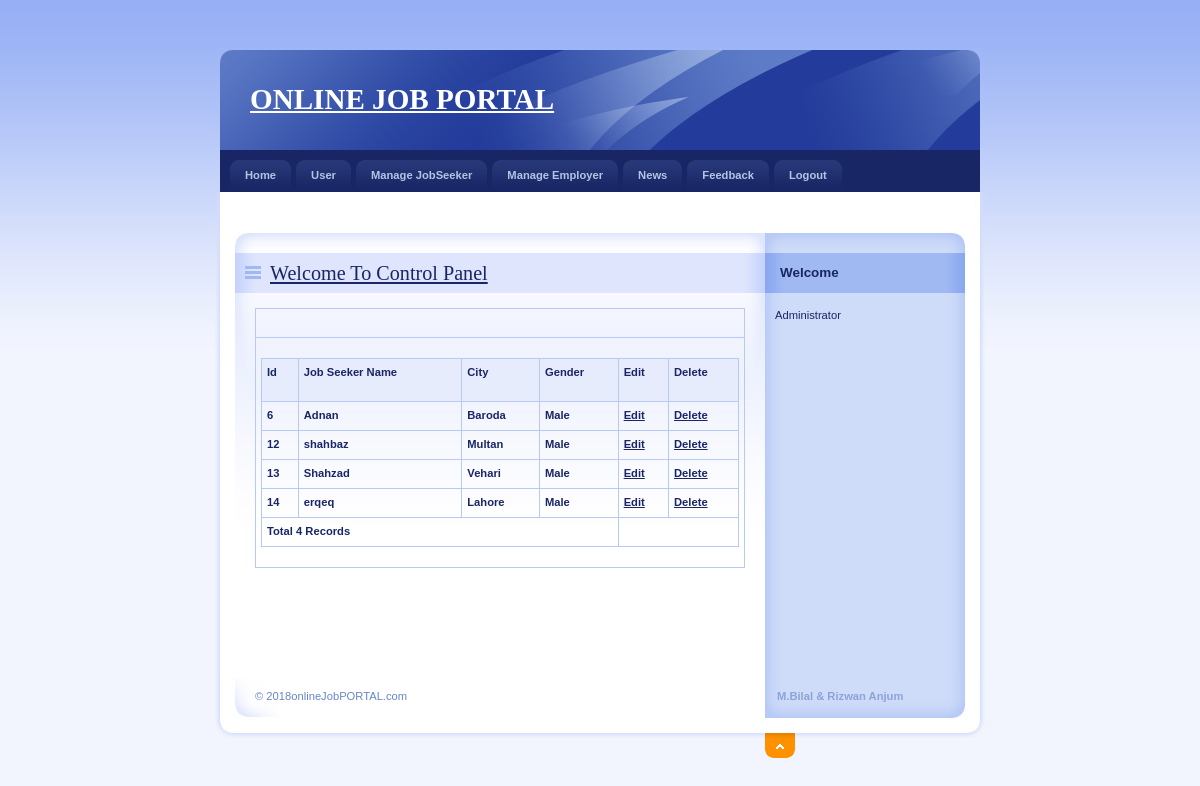
Screenshot of /Admin/viewJobseeker.php with the database file from the repository.
### tables this page shows
CREATE TABLE `jobseeker_reg` (
  `JobSeekId` int(11) NOT NULL,
  `JobSeekerName` varchar(20) NOT NULL,
  `Address` varchar(100) NOT NULL,
  `City` varchar(20) NOT NULL,
  `Email` varchar(40) NOT NULL,
  `Mobile` bigint(20) NOT NULL,
  `Qualification` varchar(20) NOT NULL,
  `Gender` varchar(10) NOT NULL,
  `BirthDate` date NOT NULL,
  `Resume` varchar(200) NOT NULL,
  `Status` varchar(10) NOT NULL,
  `UserName` varchar(20) NOT NULL,
  `Password` varchar(20) NOT NULL,
  `Question` varchar(100) NOT NULL,
  `Answer` varchar(50) NOT NULL
);

### Admin/viewJobseeker.php (the view, shortened to what this page needs)
<!DOCTYPE html PUBLIC "-//W3C//DTD XHTML 1.0 Strict//EN" "http://www.w3.org/TR/xhtml1/DTD/xhtml1-strict.dtd">
<html xmlns="http://www.w3.org/1999/xhtml" xml:lang="cs" lang="cs">
<head>
    <link rel="stylesheet" media="screen,projection" type="text/css" href="./css/main.css" />
    <link rel="stylesheet" media="print" type="text/css" href="./css/print.css" />
    <link rel="stylesheet" media="aural" type="text/css" href="./css/aural.css" />
</head>
<body id="www-url-cz">
<div id="main" class="box">
<?php
include "Header.php"
?>
<?php
include "menu.php"
?>
    <div id="page" class="box">
    <div id="page-in" class="box">
        <div id="strip" class="box noprint">
            <p id="breadcrumbs">&nbsp;</p>
        </div>
        <div id="content">
            <div class="article">
                <h2><span><a href="#">Welcome To Control Panel</a></span></h2>
                <table width="100%" border="0" cellspacing="0" cellpadding="0">
                  <tr>
                    <td>&nbsp;</td>
                  </tr>
                  <tr>
                    <td><table width="100%" border="1" bordercolor="#1CB5F1" >
                      <tr>
                        <th height="32" bgcolor="#1CB5F1" class="style3"><div align="left" class="style9 style5"><strong>Id</strong></div></th>
                        <th bgcolor="#1CB5F1" class="style3"><div align="left" class="style9 style5"><strong>Job Seeker Name</strong></div></th>
                         <th bgcolor="#1CB5F1" class="style3"><div align="left" class="style9 style5"><strong>City</strong></div></th>
                        <th bgcolor="#1CB5F1" class="style3"><div align="left" class="style12">Gender</div></th>
                         <th bgcolor="#1CB5F1" class="style3"><div align="left" class="style9 style5"><strong>Edit</strong></div></th>
                          <th bgcolor="#1CB5F1" class="style3"><div align="left" class="style9 style5"><strong>Delete</strong></div></th>
                      </tr>
                      <?php
$con = mysqli_connect("localhost","root","");
mysqli_select_db($con,"job");
$sql = "select * from JobSeeker_Reg ";
$result = mysqli_query($con,$sql);
while($row = mysqli_fetch_array($result))
{
$Id=$row['JobSeekId'];
$Name=$row['JobSeekerName'];
$City=$row['City'];
$Gender=$row['Gender'];
?>
                      <tr>
                        <td class="style3"><div align="left" class="style9 style5"><strong><?php echo $Id;?></strong></div></td>
                        <td class="style3"><div align="left" class="style9 style5"><strong><?php echo $Name;?></strong></div></td>
                         <td class="style3"><div align="left" class="style9 style5"><strong><?php echo $City;?></strong></div></td>
                          <td class="style3"><div align="left" class="style9 style5"><strong><?php echo $Gender;?></strong></div></td>
                         <td class="style3"><div align="left" class="style9 style5"><strong><a href="#?JobId=<?php echo $Id;?>">Edit</a></strong></div></td>
                         <td class="style3"><div align="left" class="style9 style5"><strong><a href="DeleteJobseeker.php?JobSeekId=<?php echo $Id;?>">Delete</a></strong></div></td>
                      </tr>
                      <?php
}
$records = mysqli_num_rows($result);
?>
                      <tr>
                        <td colspan="4" class="style3"><div align="left" class="style12"><?php echo "Total ".$records." Records"; ?> </div></td>
                      </tr>
                    </table></td>
                  </tr>
                </table>
                <p>&nbsp;</p>
              <p class="btn-more box noprint">&nbsp;</p>
          </div>
        </div>
<?php
include "right.php"
?>
    </div>
    </div>
<?php
include "footer.php"
?>
</div>
</body>
</html>

### Admin/css/main.css (style rules this page uses)
* { min-height:1px; }
body { border:0; margin:0; padding:0; background:#F2F5FE url("../design/bg.gif") 0 0 repeat-x; font:70%/160% "verdana",sans-serif; color:#192666; _text-align:center; }
a { color:#192666; }
p { border:0; margin:15px 0; padding:0; }
div { display:block; border:0; margin:0; padding:0; }
h1, h2, h3, h4, h5 { border:0; margin:15px 0 10px 0; padding:0; font-weight:bold; }
h2 { font-size:180%; line-height:100%; font-family:"georgia",serif; font-weight:normal; }
table { display:table; border-collapse:collapse; margin:15px 0; padding:0; border:1px solid #B7CAF6; font-size:100%; }
tr { display:table-row; }
th, td { display: table-cell; border:1px solid #B7CAF6; margin:0; padding:5px; vertical-align:top; text-align:left; }
th { background:#E7ECFD; text-align:center; color:#192666; font-weight:bold; }
a, img, span { border:0; margin:0; padding:0; }
strong, .strong { font-weight:bold; }
.box { min-height:1px; _height:1px; }
.box:after { content:"."; display:block; line-height:0px; font-size:0px; visibility:hidden; clear:both; }
#main { width:770px; margin:50px auto 0 auto; _text-align:left; }
#page { width:770px; min-height:1px; background:#FFF url("../design/bg_page.gif") 0 0 repeat-y; _height:1px; }
#page-in { min-height:1px; padding:10px 0; background:url("../design/bg_page_in.jpg") 0 0 no-repeat; _height:1px; }
#strip { position:relative; clear:both; padding:3px 20px 10px 20px; color:#6182D1; }
#strip p { margin:0; }
#strip #breadcrumbs { width:520px; margin:0; padding:0; }
#content { float:left; width:530px; _width:550px; margin:0; padding:0 0 0 20px; }
#content .article { clear:both; margin:0; padding:20px; background:url("../design/content_article_bg.jpg") 0 0 no-repeat; }
#content .article h2 { margin:0 -20px; padding:10px; background:#DEE5FD url("../design/content_title_bg.gif") 0 0 repeat-y; color:#192666; }
#content .article h2 span { background:url("../design/ico_list.gif") 0 50% no-repeat; padding-left:25px; }
#content .article p { text-align:justify; }
#content .btn-more { margin:0 0 15px 0; padding:0; border:0; position:relative; }

### Admin/css/print.css (style rules this page uses)
body { border:0; margin:0; padding:0; font-size:12pt }
a { color:#000; text-decoration:none; }
h1, h2, h3 { page-break-after:avoid; page-break-inside:avoid; }
table { border-collapse: collapse; border-width:1px; border-style:solid; }
th, td { display:table-cell; border-width:1px; border-style:solid; }
.noprint { display:none; }

### Admin/css/aural.css (style rules this page uses)
body { voice-family:paul,male; volume:loud; speech-rate:slow; richness:90; stress:20; }
h1, h2, h3, h4, h5 { cue-before:url("ping.au"); }
p, table { pause:50ms; }
strong { pitch:medium; pitch-range:60; stress:90; richness:90; }

### Admin/viewJobseeker.php (style rules this page uses)
.style3 { font-weight: bold }

### rows the page displays
jobseeker_reg: JobSeekId "6", JobSeekerName "Adnan", City "Baroda", Gender "Male"
jobseeker_reg: JobSeekId "12", JobSeekerName "shahbaz", City "Multan", Gender "Male"
jobseeker_reg: JobSeekId "13", JobSeekerName "Shahzad", City "Vehari", Gender "Male"
jobseeker_reg: JobSeekId "14", JobSeekerName "erqeq", City "Lahore", Gender "Male"

### other values shown
$records "4"
